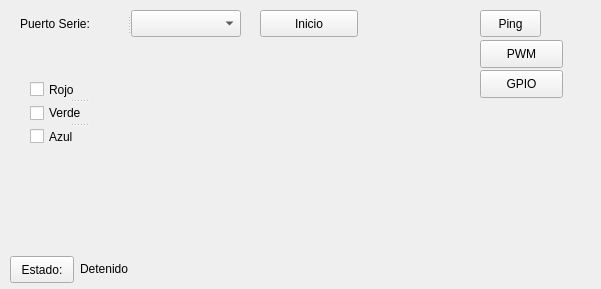
<?xml version="1.0" encoding="UTF-8"?>
<ui version="4.0">
 <class>MainUserGUI</class>
 <widget class="QWidget" name="MainUserGUI">
  <property name="geometry">
   <rect>
    <x>0</x>
    <y>0</y>
    <width>601</width>
    <height>289</height>
   </rect>
  </property>
  <property name="windowTitle">
   <string>GUIPanel</string>
  </property>
  <widget class="QPushButton" name="runButton">
   <property name="geometry">
    <rect>
     <x>260</x>
     <y>10</y>
     <width>98</width>
     <height>27</height>
    </rect>
   </property>
   <property name="text">
    <string>Inicio</string>
   </property>
  </widget>
  <widget class="QPushButton" name="pingButton">
   <property name="geometry">
    <rect>
     <x>480</x>
     <y>10</y>
     <width>61</width>
     <height>27</height>
    </rect>
   </property>
   <property name="text">
    <string>Ping</string>
   </property>
  </widget>
  <widget class="QSplitter" name="splitter">
   <property name="geometry">
    <rect>
     <x>20</x>
     <y>10</y>
     <width>221</width>
     <height>27</height>
    </rect>
   </property>
   <property name="orientation">
    <enum>Qt::Horizontal</enum>
   </property>
   <widget class="QLabel" name="serialPortLabel">
    <property name="text">
     <string>Puerto Serie:</string>
    </property>
   </widget>
   <widget class="QComboBox" name="serialPortComboBox"/>
  </widget>
  <widget class="QSplitter" name="splitter_2">
   <property name="geometry">
    <rect>
     <x>30</x>
     <y>80</y>
     <width>97</width>
     <height>66</height>
    </rect>
   </property>
   <property name="orientation">
    <enum>Qt::Vertical</enum>
   </property>
   <widget class="QCheckBox" name="rojo">
    <property name="text">
     <string>Rojo</string>
    </property>
   </widget>
   <widget class="QCheckBox" name="verde">
    <property name="text">
     <string>Verde</string>
    </property>
   </widget>
   <widget class="QCheckBox" name="azul">
    <property name="text">
     <string>Azul</string>
    </property>
   </widget>
  </widget>
  <widget class="QwtKnob" name="Knob">
   <property name="geometry">
    <rect>
     <x>190</x>
     <y>100</y>
     <width>151</width>
     <height>151</height>
    </rect>
   </property>
   <property name="upperBound">
    <double>1.000000000000000</double>
   </property>
   <property name="value">
    <double>0.500000000000000</double>
   </property>
   <property name="singleSteps">
    <UInt>0</UInt>
   </property>
   <property name="pageSteps">
    <UInt>10</UInt>
   </property>
  </widget>
  <widget class="QPushButton" name="pushButton">
   <property name="geometry">
    <rect>
     <x>10</x>
     <y>256</y>
     <width>64</width>
     <height>27</height>
    </rect>
   </property>
   <property name="text">
    <string>Estado:</string>
   </property>
  </widget>
  <widget class="QLabel" name="statusLabel">
   <property name="geometry">
    <rect>
     <x>80</x>
     <y>260</y>
     <width>331</width>
     <height>17</height>
    </rect>
   </property>
   <property name="text">
    <string>Detenido</string>
   </property>
  </widget>
  <widget class="color_widgets::ColorWheel" name="colorWheel">
   <property name="geometry">
    <rect>
     <x>380</x>
     <y>110</y>
     <width>141</width>
     <height>131</height>
    </rect>
   </property>
   <property name="sizePolicy">
    <sizepolicy hsizetype="Minimum" vsizetype="Minimum">
     <horstretch>0</horstretch>
     <verstretch>0</verstretch>
    </sizepolicy>
   </property>
  </widget>
  <widget class="QPushButton" name="modeButton">
   <property name="geometry">
    <rect>
     <x>480</x>
     <y>40</y>
     <width>83</width>
     <height>28</height>
    </rect>
   </property>
   <property name="text">
    <string>PWM</string>
   </property>
  </widget>
  <widget class="QPushButton" name="GPIOButton">
   <property name="geometry">
    <rect>
     <x>480</x>
     <y>70</y>
     <width>83</width>
     <height>28</height>
    </rect>
   </property>
   <property name="text">
    <string>GPIO</string>
   </property>
  </widget>
 </widget>
 <layoutdefault spacing="6" margin="11"/>
 <customwidgets>
  <customwidget>
   <class>color_widgets::ColorWheel</class>
   <extends>QWidget</extends>
   <header>color_wheel.hpp</header>
  </customwidget>
  <customwidget>
   <class>QwtKnob</class>
   <extends>QWidget</extends>
   <header>qwt_knob.h</header>
  </customwidget>
 </customwidgets>
 <tabstops>
  <tabstop>serialPortComboBox</tabstop>
  <tabstop>pingButton</tabstop>
  <tabstop>runButton</tabstop>
 </tabstops>
 <resources/>
 <connections/>
</ui>
